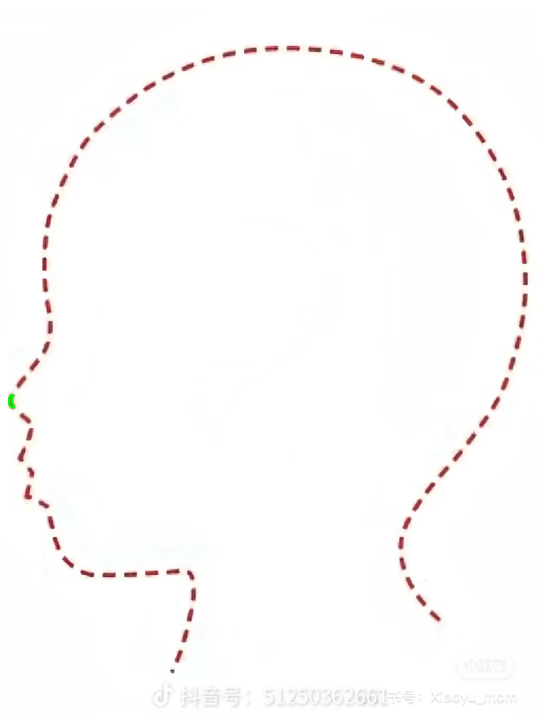
#> input picture shared/标准头型/left_extracted.jpg, 1080 x 1443 px (shown at 1/2 size)
$ python -i head_analyzer.py   (imports and definitions only)
#> lines starting #> are read from the running program, lines starting #| are printed output that depends on the picture; after the words box and inside, x2 and y2 are one past the last pixel; in counts of white or black regions, pixels touching at a corner belong together
"""
婴幼儿头型分析引擎 — MVP 版本
纯传统计算机视觉，零训练数据，零 ML 依赖。

技术路线:
  1. 肤色检测 (YCrCb + HSV 双通道融合) → 提取头部区域
  2. 形态学处理 → 去噪 + 闭合
  3. 最大连通域 → 头部轮廓
  4. 椭圆拟合 → 头长 / 头宽
  5. 硬币检测 (霍夫圆) → 尺度校准 像素→毫米
  6. CI / CVAI 计算 → 风险分级 → 指导建议
"""

import cv2
import numpy as np
import math
import bisect
import base64
import logging
from dataclasses import dataclass, field

# SAM 检测 (提前导入，避免函数体内延迟 import)
from shared.sam_detector import detect_head as detect_head_sam, create_guide_mask
from typing import Optional, Tuple, List, Dict
from enum import Enum

# ============================================================
# 数据结构
# ============================================================

class Severity(Enum):
    NORMAL = "正常"
    MILD = "轻度"
    MODERATE = "中度"
    SEVERE = "重度"


@dataclass
class HeadMeasurements:
    """头型测量结果"""
    head_length_mm: float          # 头长 (前后径)
    head_width_mm: float           # 头宽 (左右径)
    head_circumference_mm: float   # 头围 (估算)
    ci: float                      # 头颅指数 CI = 宽/长 × 100
    cvai: float                    # 颅顶不对称指数 (%)
    cva_mm: float                  # 颅顶不对称值 (mm)
    severity: Severity             # 严重程度
    confidence: float              # 分析置信度 0-1


@dataclass
class AnalysisResult:
    """完整分析结果"""
    success: bool
    measurements: Optional[HeadMeasurements] = None
    annotated_image: Optional[np.ndarray] = None
    error_message: str = ""
    standard_compare: Optional[Dict] = None
    processing_steps: List[str] = field(default_factory=list)


# ============================================================
# 可调参数
# ============================================================

# 形态学参数
MORPH_KERNEL_SIZE = 5
MORPH_CLOSE_ITERATIONS = 3

# 椭圆拟合最小轮廓点数
MIN_CONTOUR_POINTS = 30

# 硬币检测 (1元人民币直径 = 25mm)
COIN_DIAMETER_MM = 25.0
HOUGH_CIRCLE_DP = 1.2
HOUGH_CIRCLE_MIN_DIST = 100
HOUGH_CIRCLE_PARAM1 = 100
HOUGH_CIRCLE_PARAM2 = 30
HOUGH_CIRCLE_MIN_RADIUS = 15
HOUGH_CIRCLE_MAX_RADIUS = 70  # 硬币不会超大, 防头部轮廓误检

# CI 分级阈值
CI_BRACHY_MILD = 85
CI_BRACHY_MODERATE = 90
CI_BRACHY_SEVERE = 100
CI_DOLICHO_MILD = 75
CI_DOLICHO_MODERATE = 70

# CVAI 分级阈值 (Argentea 标准)
CVAI_MILD = 3.5
CVAI_MODERATE = 6.25
CVAI_SEVERE = 8.75


# ============================================================
# 1. 图像预处理
# ============================================================

# [8 lines left out: function preprocess_image, not called in this run]


# ============================================================
# 2. 肤色分割 (自适应)
# ============================================================

def _sample_center_skin(image: np.ndarray) -> Tuple[np.ndarray, np.ndarray]:
    """
    从画面中心区域采样，估计当前照片的肤色均值和范围。
    中心 1/3 区域的像素最可能是婴儿头部。
    返回 (mean_ycrcb, std_ycrcb)
    """
    h, w = image.shape[:2]
    # 取中心 1/3 区域
    y1, y2 = h // 3, 2 * h // 3
    x1, x2 = w // 3, 2 * w // 3
    center_region = image[y1:y2, x1:x2]

    ycrcb = cv2.cvtColor(center_region, cv2.COLOR_BGR2YCrCb)
    pixels = ycrcb.reshape(-1, 3).astype(np.float32)

    mean = np.mean(pixels, axis=0)
    std = np.std(pixels, axis=0)

    return mean, std


def detect_skin_adaptive(image: np.ndarray) -> np.ndarray:
    """
    自适应肤色检测:
      1. 采样中心区域 → 学习当前照片的肤色分布
      2. 以 mean ± 2.5*std 为阈值 (比固定阈值宽得多)
      3. 同时保留宽泛的 YCrCb 回退范围
      4. 取并集 → 确保不遗漏
    """
    h, w = image.shape[:2]
    ycrcb = cv2.cvtColor(image, cv2.COLOR_BGR2YCrCb)
    hsv = cv2.cvtColor(image, cv2.COLOR_BGR2HSV)

    # 方案A: 固定宽阈值 (做保底)
    # Cr: 125-180 (比之前的 133-173 更宽), Cb: 70-140 (比之前的 77-127 更宽)
    fixed_lower = np.array([0, 125, 70], dtype=np.uint8)
    fixed_upper = np.array([255, 180, 140], dtype=np.uint8)
    skin_fixed = cv2.inRange(ycrcb, fixed_lower, fixed_upper)

    # 方案B: 自适应阈值 (从当前照片学习)
    try:
        mean, std = _sample_center_skin(image)
        # mean ± 2.5 std, 至少留 ±20 的边距
        margin = np.maximum(std * 2.5, 20)
        adaptive_lower = np.clip(mean - margin, 0, 255).astype(np.uint8)
        adaptive_upper = np.clip(mean + margin, 0, 255).astype(np.uint8)
        skin_adaptive = cv2.inRange(ycrcb, adaptive_lower, adaptive_upper)
    except Exception:
        skin_adaptive = skin_fixed  # fallback

    # 方案C: HSV 宽阈值 (对高光/阴影区域有补充作用)
    hsv_lower = np.array([0, 15, 30], dtype=np.uint8)
    hsv_upper = np.array([30, 180, 255], dtype=np.uint8)
    skin_hsv = cv2.inRange(hsv, hsv_lower, hsv_upper)

    # 三路融合
    combined = cv2.bitwise_or(skin_fixed, skin_adaptive)
    combined = cv2.bitwise_or(combined, skin_hsv)

    return combined


# ============================================================
# GrabCut 精修 (可选, 提升轮廓精度)
# ============================================================

# [55 lines left out: functions refine_with_grabcut, clean_mask, not called in this run]


# ============================================================
# 3. 头部轮廓提取 (智能筛选, 抵抗背景干扰)
# ============================================================

# 婴儿头部面积占比范围 (相对于整张照片)
MIN_HEAD_AREA_RATIO = 0.03   # 头部至少占画面 3%
MAX_HEAD_AREA_RATIO = 0.60   # 头部最多占画面 60%

# _score_contour 评分权重
CONTOUR_MIN_AREA = 50         # 最小轮廓面积(px)
CONTOUR_ELLIPSE_MIN_POINTS = 10  # 椭圆拟合最小点数
CONTOUR_AREA_PENALTY_FACTOR = 3  # 面积超限惩罚系数
CONTOUR_ELLIPSE_FALLBACK = 0.3  # 椭圆拟合失败回退分
CONTOUR_WEIGHT_AREA = 0.2     # 面积权重
CONTOUR_WEIGHT_CENTER = 0.3   # 中心位置权重
CONTOUR_WEIGHT_ELLIPSE = 0.5  # 椭圆度权重

# 婴儿平均头部尺寸参考 (用于无参照物模式)
# 新生儿头宽约 85-95mm, 3-12月约 90-105mm
AVG_INFANT_HEAD_WIDTH_MM = 95.0  # 默认值 (3-6月龄平均)


# [799 lines left out: functions estimate_head_width_by_age, _score_contour, extract_head_contour, detect_hair_interference, build_hair_mask, refine_contour_under_hair and 8 more, not called in this run]


# ============================================================
# 命令行测试入口
# ============================================================

# [43 lines not run here, left out]

>>> import cv2
>>> picture = cv2.imread('标准头型/left_extracted.jpg')
#> picture is the input picture: shape (1443, 1080, 3); mean B, G, R 251.7, 251.9, 252.9
>>> result = detect_skin_adaptive(picture)
#> in detect_skin_adaptive, `ycrcb = cv2.cvtColor(image, cv2.COLOR_BGR2YCrCb)`: ycrcb: shape (1443, 1080, 3); mean of channels 0, 1, 2 252.2, 128.5, 127.7
#> in detect_skin_adaptive, `hsv = cv2.cvtColor(image, cv2.COLOR_BGR2HSV)`: hsv: shape (1443, 1080, 3); mean H, S, V 7, 2.2, 253.1
#> in detect_skin_adaptive, `skin_fixed = cv2.inRange(ycrcb, fixed_lower, fixed_upper)`:
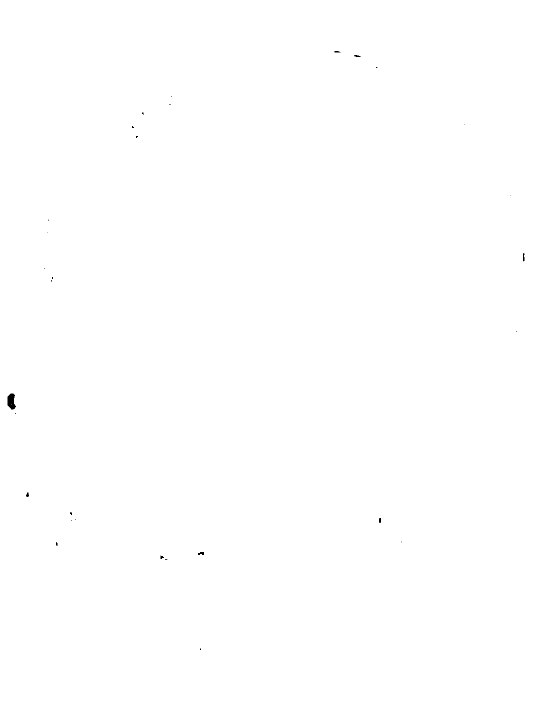
#> skin_fixed: shape (1443, 1080) (shown at 1/2 size); 99.9% white; 30 black regions (22 under 20 px), largest, box (x1, y1, x2, y2) and area: (15, 787, 32, 819) 390, (396, 1104, 408, 1110) 56, (1046, 506, 1049, 523) 43
#> in _sample_center_skin, `center_region = image[y1:y2, x1:x2]`:
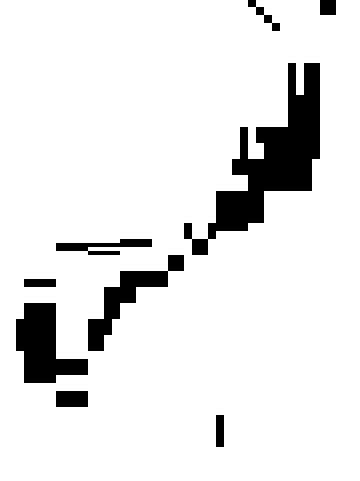
#> center_region: shape (481, 360, 3); values 254 (black) and 255 (white), 90.4% white; 9 black regions, largest, box (x1, y1, x2, y2) and area: (184, 63, 320, 255) 8576, (16, 303, 88, 383) 3328, (88, 255, 184, 351) 2432
#> in _sample_center_skin, `ycrcb = cv2.cvtColor(center_region, cv2.COLOR_BGR2YCrCb)`: ycrcb: shape (481, 360, 3); mean of channels 0, 1, 2 254.9, 128, 128
#> in _sample_center_skin, `mean = np.mean(pixels, axis=0)`: mean = [255.5, 128, 128]
#> in _sample_center_skin, `std = np.std(pixels, axis=0)`: std = [0.65, 0, 0]
#> in detect_skin_adaptive, `mean, std = _sample_center_skin(image)`: mean = [255.5, 128, 128]; std = [0.65, 0, 0]
#> in detect_skin_adaptive, `margin = np.maximum(std * 2.5, 20)`: margin = [20, 20, 20]
#> in detect_skin_adaptive, `adaptive_lower = np.clip(mean - margin, 0, 255).astype(np.uint8)`: adaptive_lower = [235, 108, 108]
#> in detect_skin_adaptive, `adaptive_upper = np.clip(mean + margin, 0, 255).astype(np.uint8)`: adaptive_upper = [255, 148, 148]
#> in detect_skin_adaptive, `skin_adaptive = cv2.inRange(ycrcb, adaptive_lower, adaptive_upper)`:
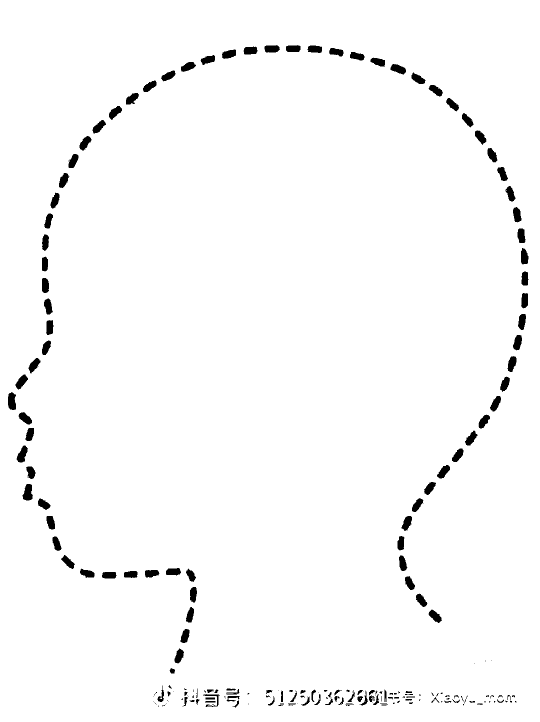
#> skin_adaptive: shape (1443, 1080) (shown at 1/2 size); 97.9% white; 232 black regions (87 under 20 px), largest, box (x1, y1, x2, y2) and area: (45, 968, 66, 1001) 494, (16, 784, 32, 820) 472, (33, 891, 56, 925) 454
#> in detect_skin_adaptive, `skin_hsv = cv2.inRange(hsv, hsv_lower, hsv_upper)`:
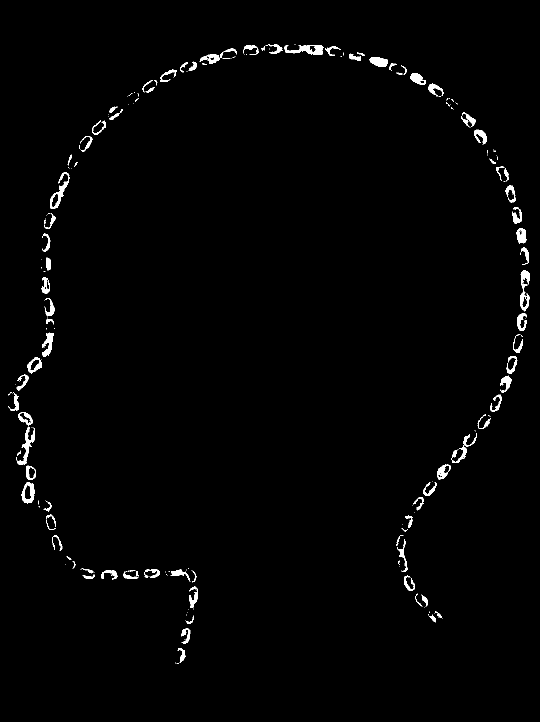
#> skin_hsv: shape (1443, 1080) (shown at 1/2 size); 1.3% white; 238 white regions (143 under 20 px), largest, box (x1, y1, x2, y2) and area: (569, 90, 647, 110) 823, (1040, 540, 1059, 623) 747, (34, 853, 70, 930) 745
#> in detect_skin_adaptive, `combined = cv2.bitwise_or(skin_fixed, skin_adaptive)`: combined: shape (1443, 1080); 100% white; 10 black regions (5 under 20 px), largest, box (x1, y1, x2, y2) and area: (16, 787, 32, 819) 370, (1046, 506, 1049, 523) 43, (52, 984, 58, 994) 38, (708, 110, 721, 114) 36, (668, 102, 681, 105) 30
#> in detect_skin_adaptive, `combined = cv2.bitwise_or(combined, skin_hsv)`: combined: shape (1443, 1080); 100% white; 10 black regions (5 under 20 px), largest, box (x1, y1, x2, y2) and area: (16, 787, 32, 819) 370, (1046, 506, 1049, 523) 43, (52, 984, 58, 994) 38, (708, 110, 721, 114) 32, (668, 102, 681, 105) 30
